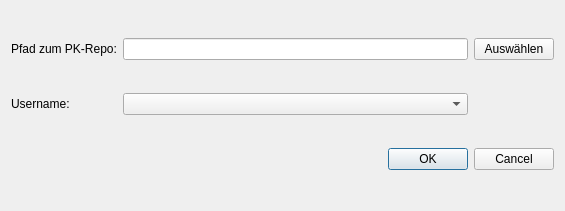
<?xml version="1.0" encoding="UTF-8"?>
<ui version="4.0">
 <class>SettingsDialog</class>
 <widget class="QDialog" name="SettingsDialog">
  <property name="geometry">
   <rect>
    <x>0</x>
    <y>0</y>
    <width>565</width>
    <height>211</height>
   </rect>
  </property>
  <property name="windowTitle">
   <string>Einstellungen</string>
  </property>
  <layout class="QGridLayout" name="gridLayout">
   <item row="3" column="0" colspan="3">
    <widget class="QDialogButtonBox" name="buttonBox">
     <property name="orientation">
      <enum>Qt::Horizontal</enum>
     </property>
     <property name="standardButtons">
      <set>QDialogButtonBox::Cancel|QDialogButtonBox::Ok</set>
     </property>
    </widget>
   </item>
   <item row="0" column="1">
    <widget class="QLineEdit" name="line_edit_repo_path"/>
   </item>
   <item row="0" column="2">
    <widget class="QPushButton" name="button_select_repo_path">
     <property name="text">
      <string>Auswählen</string>
     </property>
    </widget>
   </item>
   <item row="0" column="0">
    <widget class="QLabel" name="label_repo_path">
     <property name="text">
      <string>Pfad zum PK-Repo:</string>
     </property>
    </widget>
   </item>
   <item row="1" column="0">
    <widget class="QLabel" name="label_username">
     <property name="text">
      <string>Username:</string>
     </property>
    </widget>
   </item>
   <item row="1" column="1">
    <widget class="QComboBox" name="username_combobox"/>
   </item>
  </layout>
 </widget>
 <resources/>
 <connections>
  <connection>
   <sender>buttonBox</sender>
   <signal>accepted()</signal>
   <receiver>SettingsDialog</receiver>
   <slot>accept()</slot>
   <hints>
    <hint type="sourcelabel">
     <x>248</x>
     <y>254</y>
    </hint>
    <hint type="destinationlabel">
     <x>157</x>
     <y>274</y>
    </hint>
   </hints>
  </connection>
  <connection>
   <sender>buttonBox</sender>
   <signal>rejected()</signal>
   <receiver>SettingsDialog</receiver>
   <slot>reject()</slot>
   <hints>
    <hint type="sourcelabel">
     <x>316</x>
     <y>260</y>
    </hint>
    <hint type="destinationlabel">
     <x>286</x>
     <y>274</y>
    </hint>
   </hints>
  </connection>
 </connections>
</ui>
